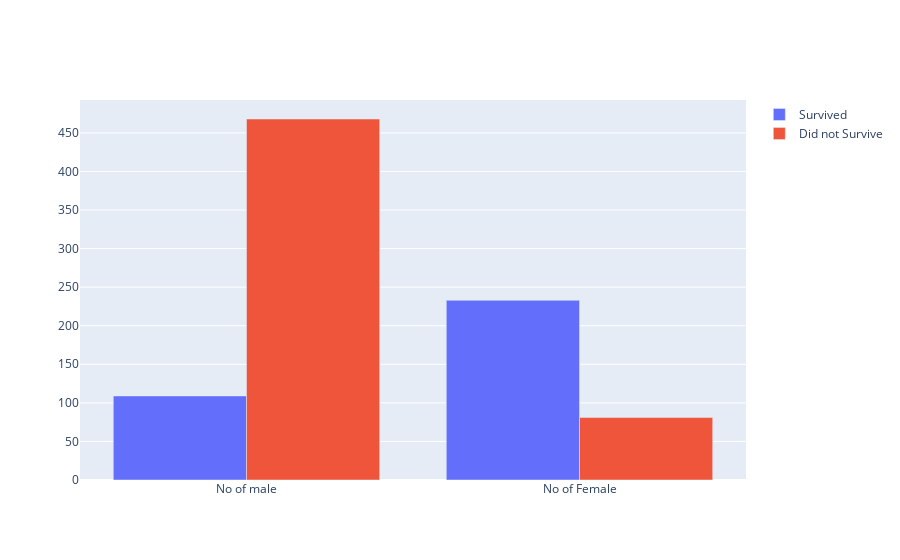

Notebook source saved alongside this figure:
### Code cell
#create the figure container with data object. The trace is a bar chart
fig = go.Figure(
    data = [
        go.Bar(name = 'Survived', x = ['No of male','No of Female'], y = survival_yes_cat),
        go.Bar(name = 'Did not Survive', x = ['No of male','No of Female'], y = survival_no_cat),
    ]
)
# create the layout object with barmode as group
fig.update_layout(barmode = 'group')
#plot the figure container
fig.show()

### Figure 1 — Plotly figure (JSON) as saved in the notebook; plotly's stock layout.template omitted (floating-point values rounded to 4 significant figures)
{"data": [{"name": "Survived", "type": "bar", "x": ["No of male", "No of Female"], "y": [109, 233]}, {"name": "Did not Survive", "type": "bar", "x": ["No of male", "No of Female"], "y": [468, 81]}], "layout": {"barmode": "group"}}
